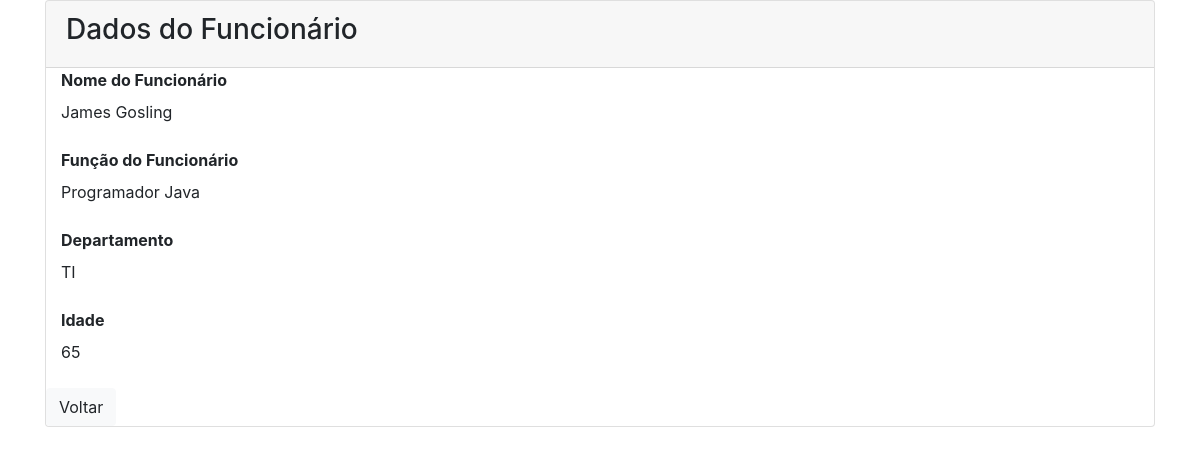
Page /visualizacao.php?id=2 on the committed database.
### tables this page shows
CREATE TABLE `funcionario` (
  `id` int(11) unsigned NOT NULL AUTO_INCREMENT,
  `nome_funcionario` varchar(50) NOT NULL,
  `funcao_funcionario` varchar(50) NOT NULL,
  `idade_funcionario` int(3) NOT NULL,
  `id_departamento` int(1) NOT NULL,
  PRIMARY KEY (`id`)
);

CREATE TABLE `departamento` (
  `id` int(11) unsigned NOT NULL AUTO_INCREMENT,
  `nome_departamento` varchar(7) NOT NULL,
  PRIMARY KEY (`id`)
);

### visualizacao.php (the view, shortened to what this page needs)
<?php
$id = null;
if (!empty($_GET['id'])) {
    $id = $_REQUEST['id'];
}
if (null == $id) {
    header("Location: index.php");
} else {
    $conn = Banco::conectar();
    $conn->setAttribute(PDO::ATTR_ERRMODE, PDO::ERRMODE_EXCEPTION);
    $sql = "SELECT funcionario.id,funcionario.nome_funcionario, funcionario.funcao_funcionario, funcionario.idade_funcionario, departamento.nome_departamento FROM funcionario INNER JOIN departamento ON funcionario.id_departamento = departamento.id where funcionario.id = ?";
    $query = $conn->prepare($sql);
    $query->execute(array($id));
    $data = $query->fetch(PDO::FETCH_ASSOC);
}
?>
<!DOCTYPE html>
<html lang="pt-br">
<head>
    <link rel="stylesheet" href="assets/css/bootstrap.min.css">
</head>
<body>
<div class="container">
    <div class="span10 offset1">
        <div class="card">
            <div class="card-header">
                <h3 class="well">Dados do Funcionário</h3>
            </div>
            <div class="container">
                <div class="form-horizontal">
                    <div class="control-group">
                        <label class="control-label"><b>Nome do Funcionário</b></label>
                        <?php echo $data['nome_funcionario']; ?>
                    </div>
                    <div class="control-group">
                        <label class="control-label"><b>Função do Funcionário</b></label>
                        <?php echo $data['funcao_funcionario']; ?>
                    </div>
                    <div class="control-group">
                        <label class="control-label"><b>Departamento</b></label>
                        <?php echo $data['nome_departamento']; ?>
                        </div>
                    </div>
                    <br/>
                    <div class="control-group">
                        <label class="control-label"><b>Idade</b></label>
                        <?php echo $data['idade_funcionario']; ?>
                        </div>
                    </div>
                    <br/>
                    <div class="form-actions">
                        <a href="index.php" type="btn" class="btn btn-light">Voltar</a>
                    </div>
                </div>
            </div>
        </div>
</body>
</html>

### rows in the picture
funcionario: nome_funcionario "James Gosling", funcao_funcionario "Programador Java", id_departamento.nome_departamento "TI", idade_funcionario "65"
